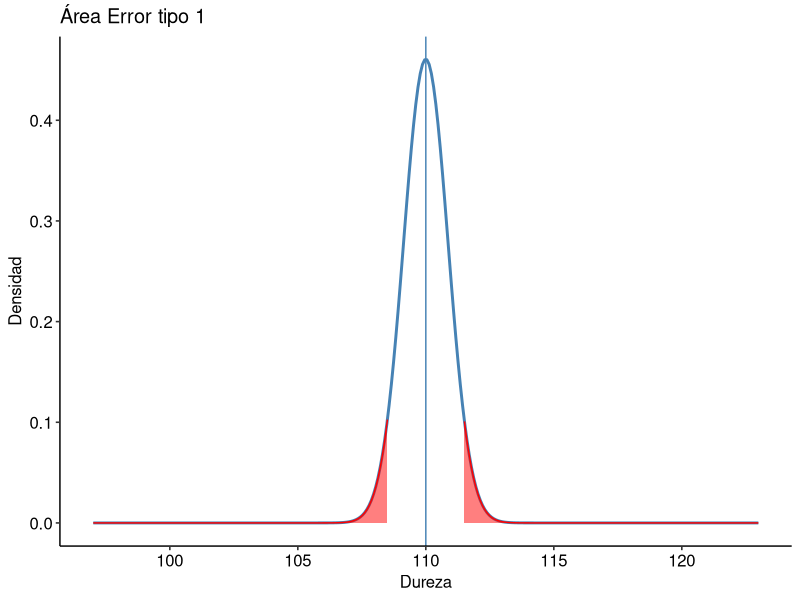
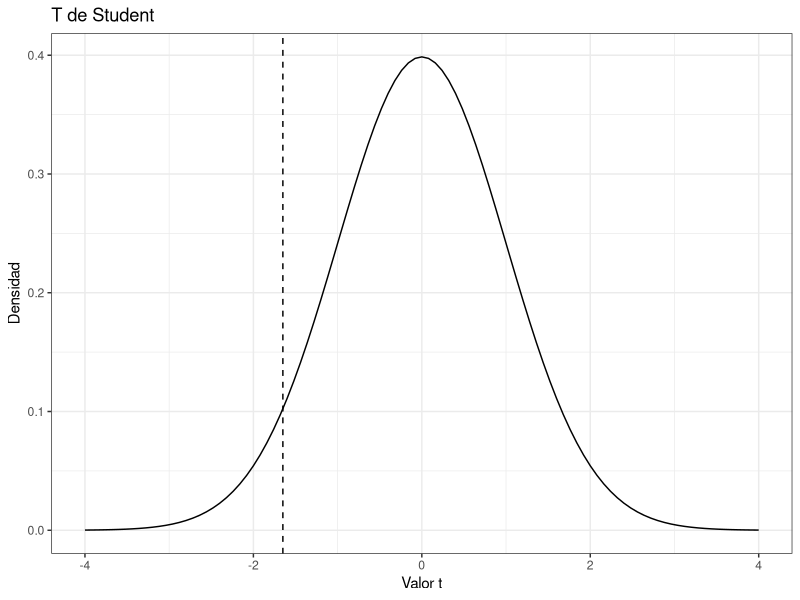
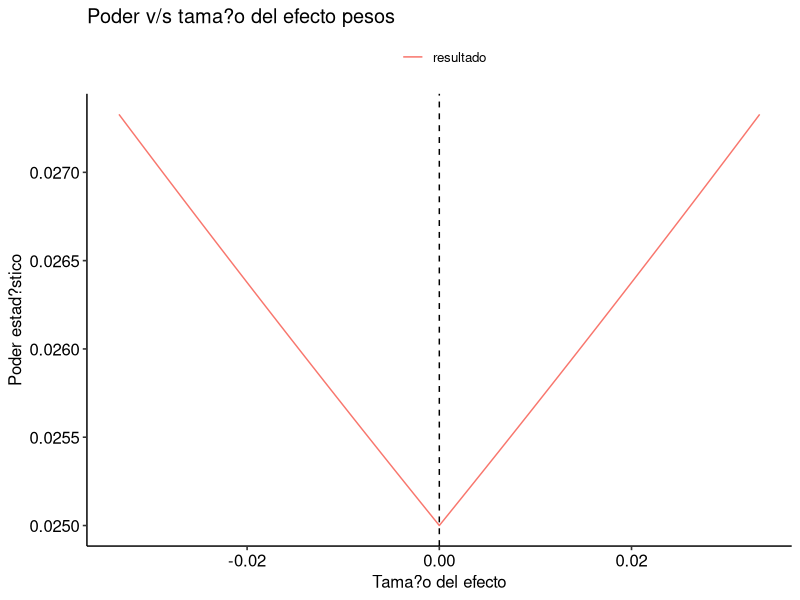

The R source for these figures, in order:
# # Grupo 2 EP05
# Integrantes: 
#   - Angel Vilches
#   - Nicolas Valdes
#   - Agustín Henríquez

# Librerías

library(tidyr)
library (ggpubr)
library(ggplot2)
library (dplyr)
library(pwr)
library (tidyverse)

# ////////////////////////// Enunciado //////////////////////////

# El proceso de selección de manzanas para exportación no es sencillo, pues se
# deben descartar aquellas que están muy maduras, muy verdes o dañadas.
# Adicionalmente, cada fruta debe cumplir con un determinado calibre,
# establecido por el mercado, para ser considerada apta para la venta.
# El calibre de una fruta puede ser determinado tanto por su peso como por su
# diámetro máximo ecuatorial. En el caso de las manzanas, el calibre mínimo
# aceptable es de 60 mm si se mide por el diámetro o de 90 g si se mide por
# el peso.
# 
# Un agricultor dedicado a la producción de manzanas desea determinar, usando
# una muestra aleatoria de 300 manzanas, si sus frutas tienen un peso medio
# de 110 g. Se sabe que el peso de éstas sigue una distribución normal con
# desviación estándar de 15 g.

# Desviación Estándar
s <- 15

# Tamaño de la muestra
n <- 300

# Error Estándar
SE = s / sqrt(n)

# ////////////////////////// PREGUNTA 1 //////////////////////////

# El agricultor piensa rechazar la hipótesis nula cuando la muestra presente
# un peso medio menor a 108,5 gramos o mayor a 111,5 gramos. Determine, usando
# herramientas gráficas, la probabilidad de que cometa un error de tipo I.

# Hipótesis
# H0: Las manzanas tienen un peso medio igual a 110 gramos
# HA: Las manzanas tienen un peso medio diferente de 110 gramos

# Matemáticamente
# H0: mu  = 110
# HA: mu != 110

# Debemos recordar que el error de tipo I refiere a rechazar H0 cuando en 
# realidad es verdadera. 

# Igualmente considerar que se trata de una prueba bilateral al considerar:
# "un peso medio menor a 108.5 gramos o mayor a 111.5"

# Cálcular la probabilidad de cometer un error de tipo I
# Usar función pnorm para cálcular la probabilidad acumulada de una variable
# aleatoria normal estándar en un punto específico de la distribución
cola_inferior <- pnorm(mean = 110, sd = SE, q = 108.5, lower.tail = TRUE)
cola_superior <- pnorm(mean = 110, sd = SE, q = 111.5, lower.tail = FALSE)

# Como se trata de una prueba bilateral, el nivel de significacion es igual la cola inferior más la cola superior
alfa = cola_inferior + cola_superior

print(alfa)

# R: El nivel de significación corresponde a 0,08326 aproximadamente, lo
# que equivale a un 8,326% de probabilidad de cometer un error de tipo 1.

# Gráfico de área error tipo 1
x <- seq(110 - s * SE, 110 + s * SE, 0.01)
y <- dnorm(x, mean = 110 , sd = SE)
g <- ggplot(data = data.frame(x, y), aes(x))
g <- g + stat_function(fun = dnorm,
                       n = 300,
                       args = list(mean = 110 , sd = SE),
                       colour = "steelblue", size = 1)
g <- g + ylab("Densidad")
g <-g + xlab("Dureza")
g <-g + labs(title = "Área Error tipo 1")
g <- g + theme_pubr()
g <- g + geom_area(data = subset(data.frame(x,y), x < 108.5), 
                   aes(y = y),
                   colour = "red",
                   fill = "red",
                   alpha = 0.5)

g <- g + geom_area(data = subset(data.frame(x,y), x > 111.5), 
                   aes(y = y),
                   colour = "red",
                   fill = "red",
                   alpha = 0.5)

# Se agrega una línea vertical para el valor nulo:
g <- g + geom_vline(aes(xintercept = 110), color = "steelblue", linetype = 1)

print(g)


# ////////////////////////// PREGUNTA 2 //////////////////////////

# Suponga ahora que el verdadero peso medio de las manzanas es de 109 gramos.
# Determine mediante herramientas gráficas cuál sería la probabilidad de que
# el agricultor, quien obviamente no conoce este dato, cometa un error de
# tipo II

# Primeramente se establecen las hipótesis nula y alternativa:
# H0: El peso medio de las manzanas es de 110 gramos 
# HA: El peso medio de las manzanas es menor a 110 gramos

# El equivalente matemático de las hipótesis anteriores:
# H0: μ = 110
# HA: μ < 110

# Los datos que se poseen son los siguientes:
# Tamaño de la muestra   : 300 manzanas
# Desviación estándar    : 15  gramos
# Peso medio poblacional : 109 gramos

mediaHipotetica    <- 110
mediaVerdadera     <- 109 
tamanioMuestra     <- 300
gradosLibertad     <- tamanioMuestra - 1
valorNulo          <- 110
desviacionEstandar <- 15

# Se trabajará con una prueba de hipótesis para una muestra (Prueba T de
# Student) ya que se quiere probar una hipótesis sobre la media poblacional
# a partir de una muestra aleatoria, por lo cual se verifican las condiciones:
# 1) Se cumple la independencia de observaciones y
# 2) La muestra sigue una distribución normal (con un tamaño superior a
#    30 muestras)

# Ha de considerarse/asumirse un nivel de significancia del 5%,
# en consecuencia alpha = 0.05. 

# Se realiza una prueba unilateral

alpha <- 0.05 

valorCritico <- qt(alpha, gradosLibertad, lower.tail = TRUE)
poderPrueba <- power.t.test(n = tamanioMuestra,
                            delta = (mediaHipotetica - mediaVerdadera) / desviacionEstandar,
                            sd = desviacionEstandar,
                            sig.level = alpha,
                            type = "one.sample",
                            alternative = "one.sided")$power
# 1-poderPrueba = 0.9415 o 94.15% de que el agricultor no detecte una
# diferencia real en los pesos de las manzanas y acepte incorrectamente
# la hipótesis nula

# Se procede a gráficar
g2 <- ggplot(data.frame(x = c(-4, 4)), aes(x)) + 
              stat_function(fun = dt, args = list(df = gradosLibertad)) +
              geom_vline(xintercept = valorCritico, linetype = "dashed") +
              labs(x = "Valor t", y = "Densidad", title = "T de Student") +
              theme_bw()

print(g2)

# De acuerdo a lo calculado y graficado, la prueba tiene un poder bajo,
# es decir, existe una alta probabilidad de comenter un error de tipo II,
# vale decir, no rechazar H0 cuando HA es verdadera.
# Por lo tanto, el agricultor tiene una baja probabilidad de detectar
# que el peso medio de sus manzanas es menor a 110 gramos.
             

# ////////////////////////// PREGUNTA 3 //////////////////////////


# Teniendo en cuenta que en realidad no se conoce el verdadero peso medio,
# genere ahora un gráfico del poder teniendo en cuenta que el agricultor
# piensa rechazar la hipótesis nula si la muestra presenta un peso medio
# menor a 108,5 gramos o mayor a 111,5 gramos, pero suponiendo ahora que
# el peso volumen medio podría variar entre 109,5 y 110,5 gramos.

# Desviación Estándar
desv_estandar <- 15

# Tamaño de la muestra
n <- 300

alfa <- 0.05

medias <- seq(109.5, 110.5, 0.01)
media_nula <- 110 # (109.5 + 110.5) / 2

# Cálculo del efecto
efecto <- (medias - media_nula) / desv_estandar

# Cálculo del poder
resultado <- power.t.test(n = n, 
                          delta = efecto, 
                          sd = desv_estandar, 
                          sig.level = alfa, 
                          type = "one.sample", 
                          alternative = "two.sided")$power

# Se define el gráfico:
datos <- data.frame(efecto, resultado)
datos <- datos %>% pivot_longer(!"efecto", 
                                names_to = "fuente", 
                                values_to = "poder")
niveles <- c("resultado")
etiquetas <- c("resultado")
datos[["fuente"]] <- factor(datos[["fuente"]], 
                            levels = niveles, 
                            labels = etiquetas)

g3 <- ggplot (datos, aes(efecto, poder, colour = factor (fuente)))
g3 <- g3 + geom_line()
g3 <- g3 + labs ( colour = "")
g3 <- g3 + ylab ("Poder estad?stico")
g3 <- g3 + xlab ("Tama?o del efecto")

# Título gráfico
g3 <- g3 + theme_pubr ()
g3 <- g3 + ggtitle ("Poder v/s tama?o del efecto pesos")
g3 <- g3 + geom_vline ( xintercept = 0, linetype = "dashed")

print(g3)

# El gráfico muestra como el poder estadístico cambia a medida que el tamaño
# del efecto cambia. Cuanto mayor es el tamaño del efecto, mayor es el
# poder estadístico. Por lo tanto, si el gráfico muestra que el poder
# estadístico es alto para tamaños de efecto en el rango de 109.5 a 110.5, 
# esto quiere decir que el agricultor tiene una alta probabilidad de
# detectar si el peso medio de las manzanas cae dentro de ese rango, 
# dado su condición de rechazo de la hipótesis nula. Si el poder estadístico
# es bajo, esto sugiere que el agricultor tiene una baja probabilidad de 
# detectar si el peso medio de las manzanas cae dentro de ese rango.


# ////////////////////////// PREGUNTA 4 //////////////////////////
# 
# Considerando un peso medio verdadero de 109,5 gramos, calcule usando
# funciones de R (o alguno de sus paquetes) cuántas manzanas deberían
# revisarse para conseguir un poder estadístico de 0,85 y un nivel de
# significación de 0,05.

# Para la resolución de la presente interrogante, ha de considerarse
# la función pwr.norm.test() dado que permitiría el cumplimiento de las
# condiciones establecidas de acuerdo a parámetros que consideran un
# delta ((media verdadera-media de la muestra)/sd/sqrt(nOriginal)), sd
# (desviación estándar), sig.level (nivel de significación deseado),
# power (poder estadístico deseado) y n como el tamaño de la muestra,
# entendiendose que este valor es desconocido. En este sentido:

# Tamaño de muestra necesario para alcanzar un poder estadístico de 0.85
# y un nivel de significación de 0.05 para una prueba de hipótesis con
# media poblacional de 109.5 g y desviación estándar poblacional de 15 g.

pwr <- pwr.norm.test(n = NULL, d = (109.5 - 110)/(15/sqrt(300)), sig.level = 0.05, power = 0.85)
cat("Por lo tanto, el número de manzanas quedeberían revisarse para conseguir un poder estadístico de 0,85 y un nivel de significación de 0,05 es de: ")
print(pwr)
cat("donde n es aproximadamente 27, es decir, 27 manzanas son requeridas para obtener los parámetros establecidos")


# ////////////////////////// PREGUNTA 5 //////////////////////////
#
# Repita el ejercicio de la pregunta anterior, suponiendo ahora que el
# agricultor es muy exigente y desea reducir la probabilidad de cometer
# un error de tipo I a un 1% solamente?

# Para éste ejercicio se tiene que el nivel de significancia sig.level
# es de 0.01 para que se cumpla con lo solicitado se repite el mismo
# procedimiento teniendo un delta
# ((media verdadera-media de la muestra)/sd/sqrt(nOriginal)), sig.level
# de 0.01, un poder de 0.85 y n como la variable incógnita

pwr_5 <- pwr.norm.test(n = NULL,
                     d = (109.5 - 110)/(15/sqrt(300)),
                     sig.level = 0.01,
                     power = 0.85)

print(pwr_5)

# Con lo anterior se tiene que la cantidad de manzanas que deberían
# revisarse para conseguir un poder estadístico de 85% y que solo haya
# un 1% de probabilidad de cometer un error de tipo I es de
# aproximadamente 39 manzanas 
